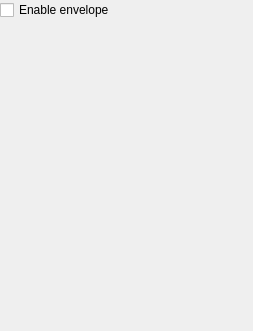
<?xml version="1.0" encoding="UTF-8"?>
<ui version="4.0">
 <class>DataEnvelopeUI</class>
 <widget class="QWidget" name="DataEnvelopeUI">
  <property name="geometry">
   <rect>
    <x>0</x>
    <y>0</y>
    <width>253</width>
    <height>331</height>
   </rect>
  </property>
  <property name="windowTitle">
   <string>Form</string>
  </property>
  <widget class="QWidget" name="verticalLayoutWidget">
   <property name="geometry">
    <rect>
     <x>0</x>
     <y>0</y>
     <width>251</width>
     <height>331</height>
    </rect>
   </property>
   <layout class="QVBoxLayout" name="verticalLayout">
    <property name="sizeConstraint">
     <enum>QLayout::SetMinimumSize</enum>
    </property>
    <item>
     <widget class="QCheckBox" name="checkBoxEnableEnvelope">
      <property name="text">
       <string>Enable envelope</string>
      </property>
     </widget>
    </item>
    <item>
     <widget class="QWidget" name="widgetAmplitude" native="true">
      <widget class="QWidget" name="horizontalLayoutWidget_2">
       <property name="geometry">
        <rect>
         <x>0</x>
         <y>0</y>
         <width>251</width>
         <height>161</height>
        </rect>
       </property>
       <layout class="QHBoxLayout" name="hlayoutAmplitude">
        <property name="sizeConstraint">
         <enum>QLayout::SetMinimumSize</enum>
        </property>
       </layout>
      </widget>
     </widget>
    </item>
    <item>
     <widget class="QWidget" name="widgetTime" native="true">
      <widget class="QWidget" name="horizontalLayoutWidget">
       <property name="geometry">
        <rect>
         <x>0</x>
         <y>0</y>
         <width>251</width>
         <height>161</height>
        </rect>
       </property>
       <layout class="QHBoxLayout" name="hlayoutTime">
        <property name="sizeConstraint">
         <enum>QLayout::SetMinimumSize</enum>
        </property>
       </layout>
      </widget>
     </widget>
    </item>
   </layout>
  </widget>
 </widget>
 <resources/>
 <connections/>
</ui>
